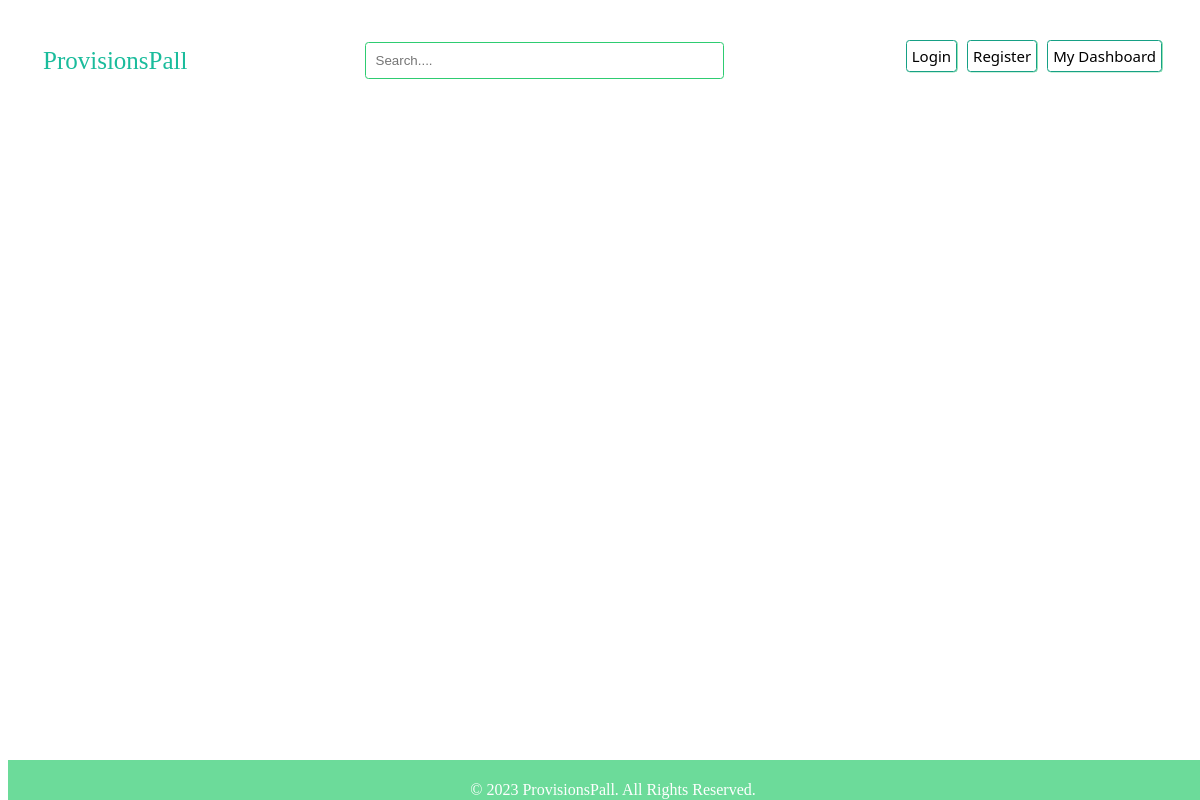
/market, run on an earlier commit of the app's database.
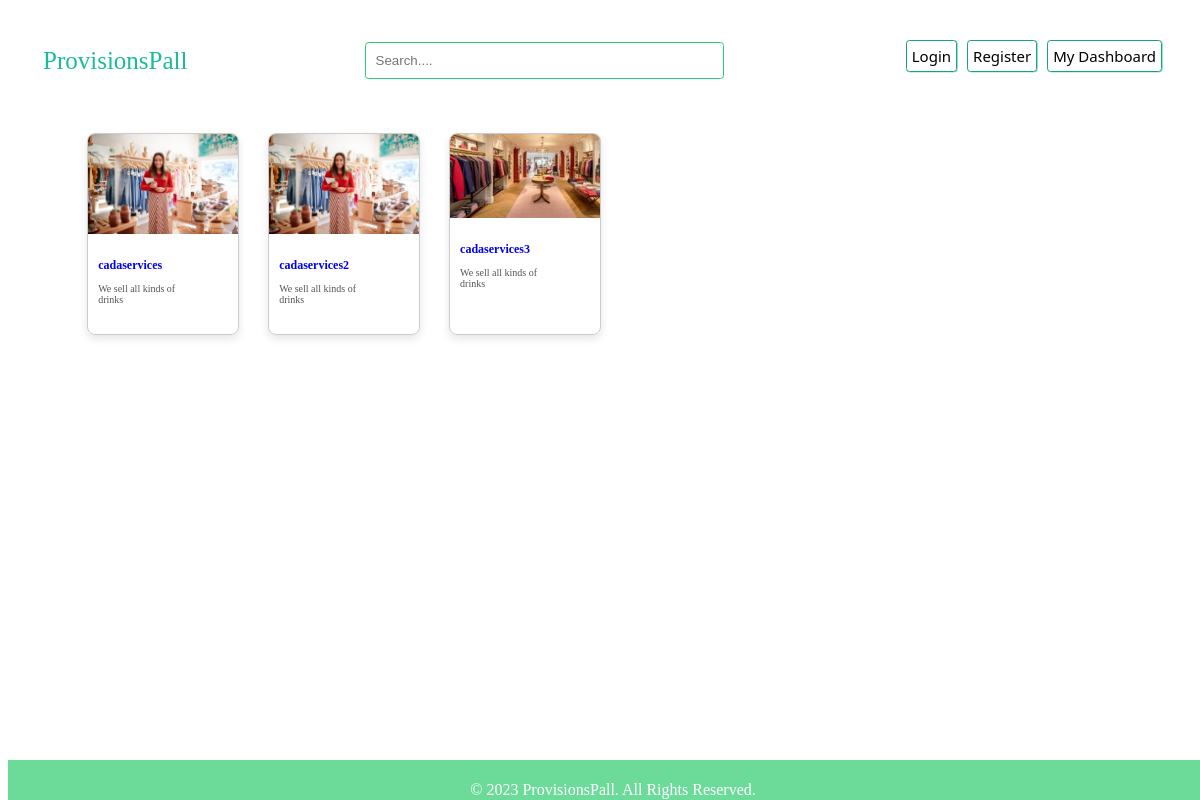
And on a later commit of the database.
### models/model.py (models this page shows, shortened)
class Store(db.Model):
    id = db.Column(db.Integer, primary_key=True, unique=True)
    name = db.Column(db.String(50), unique=True, nullable=False)
    description = db.Column(db.Text, nullable=False)
    image = db.Column(db.String(150), nullable=True, default='img14')
    date_created = db.Column(db.DateTime, nullable=False,
                             default=datetime.utcnow)
    user_id = db.Column(db.Integer, db.ForeignKey('user.id'), nullable=False)
    addresses = db.relationship('Store_Address', backref='store', lazy=True, cascade='all, delete-orphan')
    products = db.relationship('Product', backref='store', lazy=True, cascade='all, delete-orphan')

### provisionspall_web/app.py (the view)
@app.route('/market', strict_slashes=False)
def market():
    store = db.session.query(Store).all()
    user_id = session.get('user_id')
    if user_id:
        logged = True
    else:
        logged = False
    return render_template('marketplace.html',
                           stores=store,
                           cache_id=uuid.uuid4(),
                           logged=logged)

### provisionspall_web/templates/marketplace.html (shortened to what this page needs)
<!DOCTYPE html>
<html lang="en">
  <head>
    <link rel="stylesheet" type="text/css"
      href="../static/styles/dashboard-mobile.css?{{ cache_id }}">
    <link rel="stylesheet" type="text/css"
      href="../static/styles/dashboard.css?{{ cache_id }}">
    <link rel="stylesheet" type="text/css"
      href="../static/styles/marketplace.css?{{ cache_id }}">
  </head>
  <body>
    <section class="container">
      <a href="/market" class="login-link2">ProvisionsPall</a>
      <input type="text" id="searchBar" name="search_text" class="search_text"
        placeholder="Search...." value>
      {% if not logged %}
      <a href="/login" class="login-link style_button style_input bigDevice">Login</a>
      <a href="/register" class="login-link style_button style_input bigDevice">Register</a>
      {% endif %}
      <a href="/dashboard" class="login-link style_button style_input bigDevice">My
        Dashboard</a>
    </section>
    <div class="image-grid" data-cache="{{ cache_id }}">
      {% for store in stores %}
      <a href='/market/store/{{ store.id }}?{{ cache_id }}' class="card"
        data-id="{{ store.id }}">
        <img
          src="{{ url_for('static', filename='uploads/' + store.image) }}"
          alt="Store Image">
        <div class="card-content">
          <h2 class="card-title">{{ store.name }}</h2>
          <p class="card-description">{{ store.description }}</p>
        </div>
      </a>
      {% endfor %}
    </div>
    <div class="footer">
      <p>&copy; 2023 ProvisionsPall. All Rights Reserved.</p>
    </div>
  </body>
</html>

### provisionspall_web/static/styles/dashboard-mobile.css (style rules this page uses)
:root { --primary-color: #1abc9c; --secondary-color: #16a085; --accent-color: #2ecc71; }
.bigDevice { display: none; }
@media screen and (min-width: 500px) { .bigDevice { display: inline-flex; } }
.style_input { margin-bottom: 10px; margin-left: 10px; max-width: 400px; max-height: 150px; border-radius: 3.5px; border: 1px var(--accent-color) solid; padding: 5px; }
.login-link { text-decoration: none; color: inherit; }
.login-link2 { text-decoration: none; font-size: 15px; color: var(--primary-color); padding: 5px; }
.style_button { border-radius: 3.5px; border: 1px var(--secondary-color) solid; box-shadow: 0.5px 0.3px 0.1px var(--accent-color); }
.user_container button, .login-link, .submit_button, #close, #close2, #submit_store, #store { max-height: 30px; min-width: 20px; font-size: 10px; font-family: system-ui, -apple-system, BlinkMacSystemFont, 'Segoe UI', Roboto, Oxygen, Ubuntu, Cantarell, 'Open Sans', 'Helvetica Neue', sans-serif; font-weight: 15px; }

### provisionspall_web/static/styles/dashboard.css (style rules this page uses)
@media screen and (min-width: 1024px) { .login-link2 { font-size: 25px; } }
@media screen and (min-width: 1024px) { .user_container button, #store, .login-link, .submit_button, #close, #close2, #submit_store { max-height: 30px; min-height: 20px; min-width: 30px; font-size: 15px; font-weight: 20px; } }

### provisionspall_web/static/styles/marketplace.css (style rules this page uses)
:root { --primary-color: #1abc9c; --secondary-color: #16a085; --accent-color: #2ecc71; }
.card { border: 1px solid #ccc; border-radius: 8px; overflow: hidden; width: 150px; height: 200px; margin: 20px; text-decoration: none; box-shadow: 0 4px 8px rgba(0, 0, 0, 0.1); }
.card img { max-width: 150px; max-height: 150px; object-fit: cover; }
.card-content { padding: 10px; }
.card-title { font-size: 12px; width: 80%; margin-bottom: 2px; }
.card-description { color: #555; width: 80%; font-size: 10px; }
.container { display: flex; align-items: center; justify-content: space-between; padding: 20px; }
@media screen and (min-width: 500px) { .container { padding: 30px; } }
.login-link { text-decoration: none; color: inherit; }
#searchBar { padding: 10px; width: 30%; margin: 4px auto; text-align: left; border-radius: 3.5px; border: 1px var(--accent-color) solid; }
.footer { background-color: rgba(46, 204, 112, 0.7); color: white; padding: 5px; text-align: center; position: fixed; bottom: 0; width: 100%; height: 30px; backdrop-filter: blur(7px); -webkit-backdrop-filter: blur(7px); -moz-backdrop-filter: blur(7px); -o-backdrop-filter: blur(7px); }
.image-grid { display: grid; grid-template-columns: repeat(auto-fill, minmax(150px, 1fr)); gap: 20px; margin: auto; width: 90%; margin-bottom: 50px; }

What changed in the data, as far as the page shows it:
added Store: image (picture), name "cadaservices", description "We sell all kinds of drinks"
added Store: image (picture), name "cadaservices2", description "We sell all kinds of drinks"
added Store: image (picture), name "cadaservices3", description "We sell all kinds of drinks"
